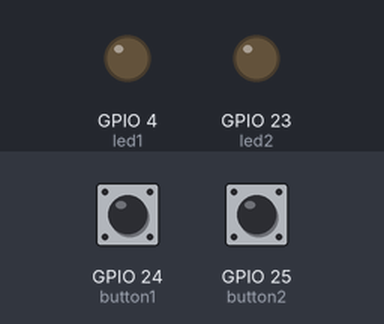
Simulated run of this program. Board: Raspberry Pi (BCM pin numbers). On the bench: output pins drawn as LEDs (lit = HIGH). Dashed ring = blinking. The test bench sets the inputs (shaded band); at power-on: GPIO 24 (button1) HIGH, GPIO 25 (button2) HIGH. The desktop window is not drawn, its controls go by their first labels and the mouse button is held 0.15 s.

Above: at 0.3 s.
At 0.83 s:
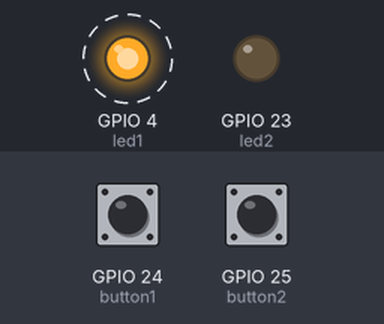
At 2.63 s:
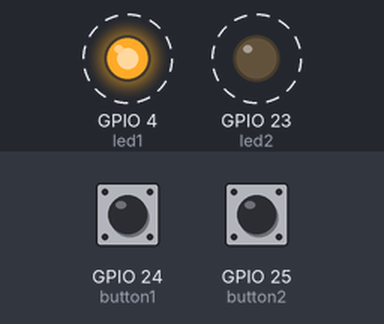
Timing chart, 0 to 3.1 s (numbered marks = the images above):
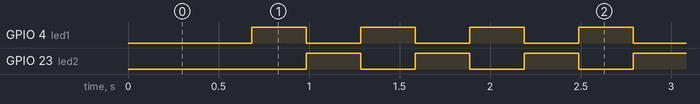

Measured:
- by itself, GPIO 4 (led1), GPIO 23 (led2): alternates HIGH for 0.30 s and LOW for 0.30 s

The program:

button_demo.py
```python
#!/usr/bin/python3
# Added Tkinter interface Chuck Duey 8/20/2015
# Dual LED 9/24/2016 Chuck Duey
# Changed to Relay toggle rate
# Import the modules
import RPi.GPIO as GPIO
import time
from tkinter import *

# Define our statics
ON = 1
OFF = 0
# Define our pin usage:
button1 = 24
button2 = 25
led1 = 4
led2 = 23
# Set blink rate for global in ms and blank state
led_blink_rate = 600
led_state = OFF

#Set up the GPIO ports
GPIO.setmode(GPIO.BCM)
GPIO.setwarnings(False)
GPIO.setup(button1, GPIO.IN, pull_up_down = GPIO.PUD_UP)
GPIO.setup(button2, GPIO.IN, pull_up_down = GPIO.PUD_UP)
GPIO.setup(led1, GPIO.OUT)
GPIO.setup(led2, GPIO.OUT)

def led_blink():
     global led_state,led_blink_rate,led1,led2
     if led_state == ON:
          led_state = OFF
     else:
          led_state = ON
     GPIO.output(led1,led_state)
     GPIO.output(led2,1-led_state)
     clock.after(led_blink_rate/2,led_blink)

def blinkChange(channel):
     global led_blink_rate,clock
     if channel == button1:
          if led_blink_rate > 50:
              led_blink_rate -= 50
     if channel == button2:
          if led_blink_rate < 2000:
              led_blink_rate += 100
     clock.config(text="Relay Toggle Rate = "+str(led_blink_rate)+" ms")
# Define Tk root
root = Tk ()
root.title("Button Demo")
clock = Label(root, font=('times', 20, 'bold'),bg='green')
clock.pack(fill=BOTH, expand=1)
clock.config(text="Relay Toggle Rate = "+str(led_blink_rate)+" ms")

# Main
# Set up events
GPIO.add_event_detect(button1, GPIO.RISING, callback=blinkChange, bouncetime=300)
GPIO.add_event_detect(button2, GPIO.RISING, callback=blinkChange, bouncetime=300)
clock.after(led_blink_rate,led_blink)
# Start main loop
root.mainloop( )
# Clean up IO ports return to normal
GPIO.cleanup()
```
